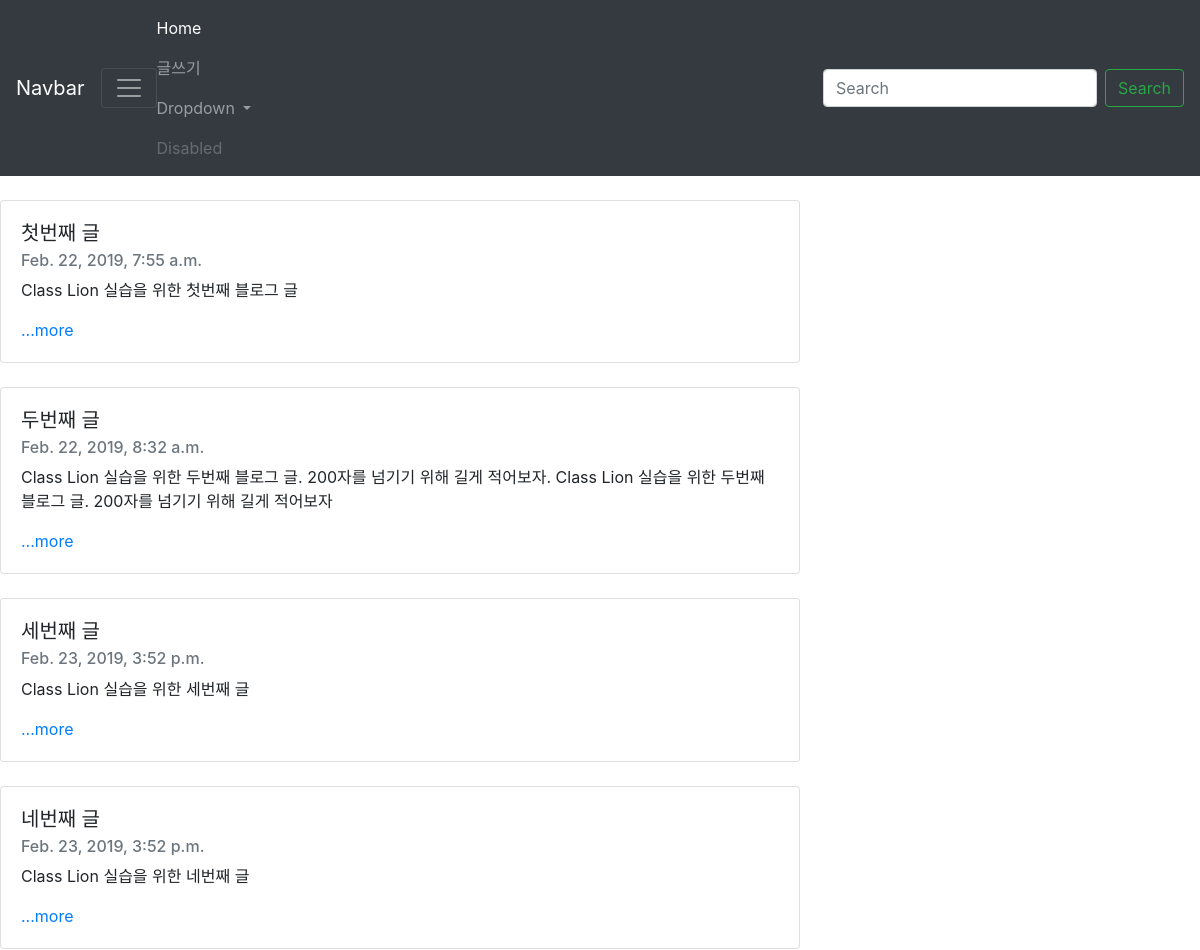
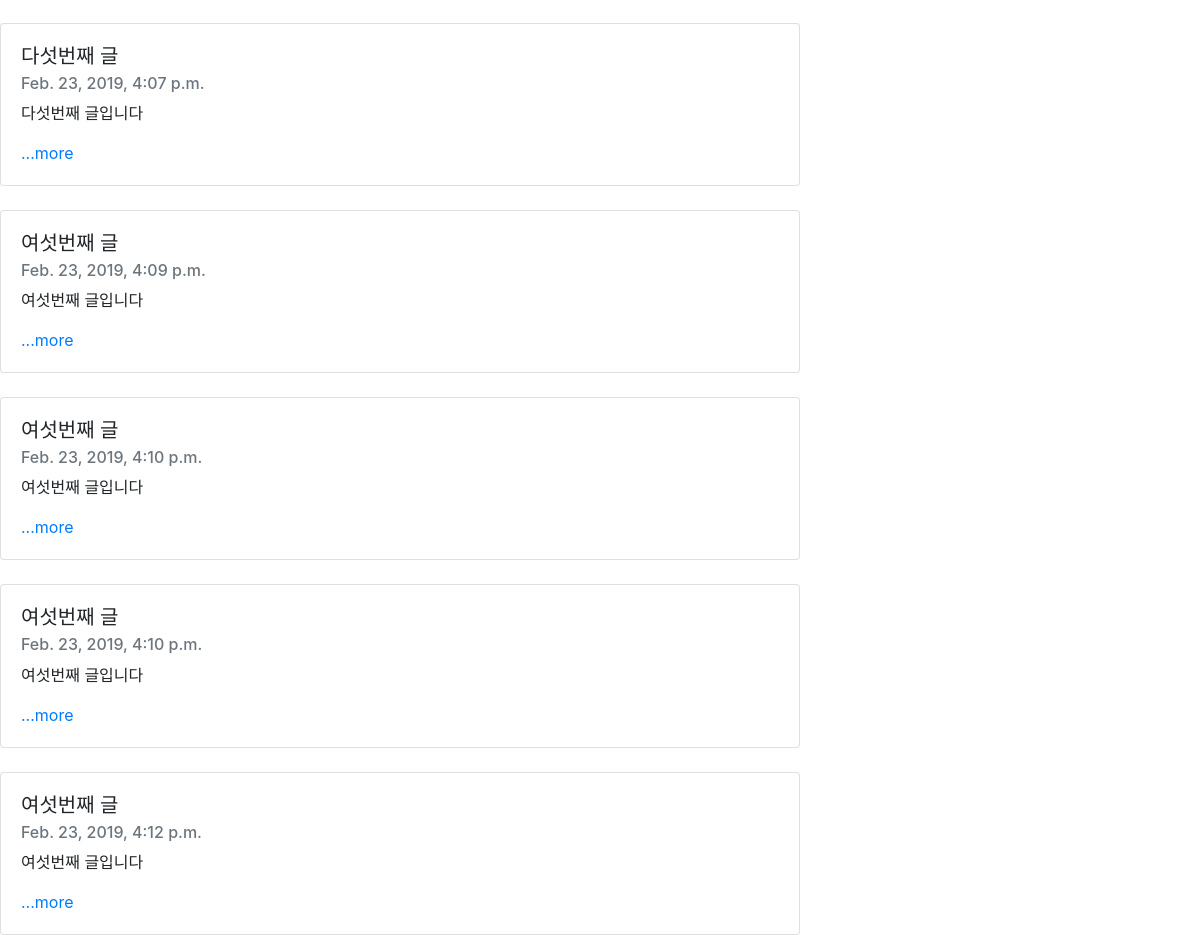
Screenshot of /blog/ with the database file from the repository (2 pictures, top to bottom).
### blog/models.py (models this page shows, shortened)
class Blog(models.Model):
    title = models.CharField(max_length=200)
    body = models.TextField()
    pub_date = models.DateTimeField('date published')
    def summary(self):
        return self.body[:100]

### blog/views.py (the view)
# urls.py: 2. Add a URL to urlpatterns:  path('', views.home, name='home')
def home(request):
    blogs = Blog.objects
    return render (request,'blog/home.html',{'blogs' : blogs})

### blog/templates/blog/home.html (shortened to what this page needs)
<!DOCTYPE html>
<html lang="en" dir="ltr">
  <head>
    <link rel="stylesheet" href="https://stackpath.bootstrapcdn.com/bootstrap/4.1.0/css/bootstrap.min.css">
  </head>
  <body>
    <nav class="navbar navbar-dark bg-dark">
      <a class="navbar-brand" href="#">Navbar</a>
      <button class="navbar-toggler" type="button" data-toggle="collapse" data-target="#navbarSupportedContent" aria-controls="navbarSupportedContent" aria-expanded="false" aria-label="Toggle navigation">
        <span class="navbar-toggler-icon"></span>
      </button
      <div class="collapse navbar-collapse" id="navbarSupportedContent">
        <ul class="navbar-nav mr-auto">
          <li class="nav-item active">
            <a class="nav-link" href="#">Home <span class="sr-only">(current)</span></a>
          </li>
          <li class="nav-item">
            <a class="nav-link" href="{% url 'new' %}">글쓰기</a>
          </li>
          <li class="nav-item dropdown">
            <a class="nav-link dropdown-toggle" href="#" id="navbarDropdown" role="button" data-toggle="dropdown" aria-haspopup="true" aria-expanded="false">
              Dropdown
            </a>
          </li>
          <li class="nav-item">
            <a class="nav-link disabled" href="#">Disabled</a>
          </li>
        </ul>
        <form class="form-inline my-2 my-lg-0">
          <input class="form-control mr-sm-2" type="search" placeholder="Search" aria-label="Search">
          <button class="btn btn-outline-success my-2 my-sm-0" type="submit">Search</button>
        </form>
    </nav>
    {% for blog in blogs.all %}
    <br />
    <div class="card" style="width: 50rem;">
      <div class="card-body">
        <h5 class="card-title">{{blog.title}}</h5>
        <h6 class="card-subtitle mb-2 text-muted">{{blog.pub_date}}</h6>
        <p class="card-text">{{blog.summary}}</p>
        <a href="{% url 'detail' blog.pk %}" class="card-link">...more</a>
      </div>
    </div>
    {% endfor %}
  </body>
</html>

### rows the page displays
Blog: title "첫번째 글", pub_date "Feb. 22, 2019, 7:55 a.m.", summary "Class Lion 실습을 위한 첫번째 블로그 글"
Blog: title "두번째 글", pub_date "Feb. 22, 2019, 8:32 a.m.", summary "Class Lion 실습을 위한 두번째 블로그 글. 200자를 넘기기 위해 길게 적어보자. Class Lion 실습을 위한 두번째 블로그 글. 200자를 넘기기 위해 길게 적어보자"
Blog: title "세번째 글", pub_date "Feb. 23, 2019, 3:52 p.m.", summary "Class Lion 실습을 위한 세번째 글"
Blog: title "네번째 글", pub_date "Feb. 23, 2019, 3:52 p.m.", summary "Class Lion 실습을 위한 네번째 글"
Blog: title "다섯번째 글", pub_date "Feb. 23, 2019, 4:07 p.m.", summary "다섯번째 글입니다"
Blog: title "여섯번째 글", pub_date "Feb. 23, 2019, 4:09 p.m.", summary "여섯번째 글입니다"
Blog: title "여섯번째 글", pub_date "Feb. 23, 2019, 4:10 p.m.", summary "여섯번째 글입니다"
Blog: title "여섯번째 글", pub_date "Feb. 23, 2019, 4:10 p.m.", summary "여섯번째 글입니다"
Blog: title "여섯번째 글", pub_date "Feb. 23, 2019, 4:12 p.m.", summary "여섯번째 글입니다"
